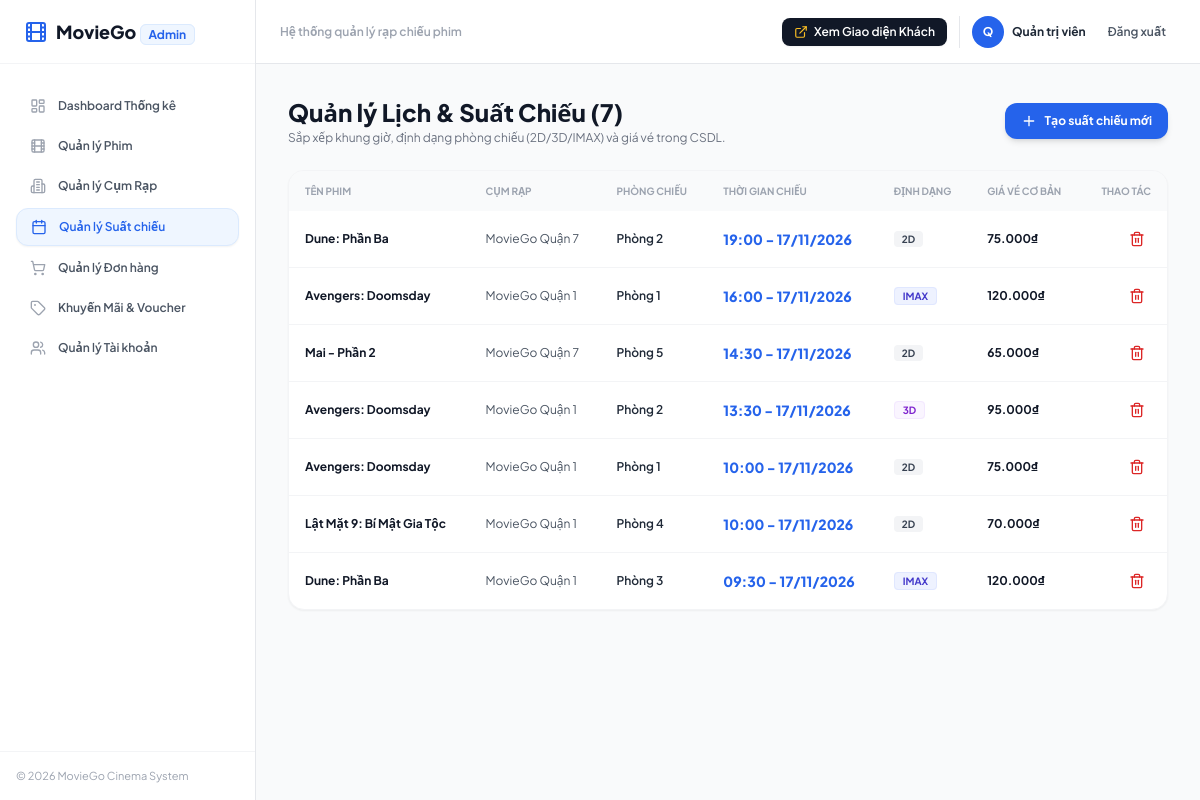
The page /admin/cinema/showtimes (signed in) on the database its author committed.
### tables this page shows
CREATE TABLE users (
  id             INT UNSIGNED AUTO_INCREMENT PRIMARY KEY,
  full_name      VARCHAR(100) NOT NULL,
  email          VARCHAR(150) NOT NULL UNIQUE,
  phone          VARCHAR(20)  NULL,
  password_hash  VARCHAR(255) NOT NULL,
  role           ENUM('customer','admin') NOT NULL DEFAULT 'customer',
  points_balance INT UNSIGNED NOT NULL DEFAULT 0,
  total_spent    BIGINT UNSIGNED NOT NULL DEFAULT 0,
  created_at     TIMESTAMP NOT NULL DEFAULT CURRENT_TIMESTAMP
);

CREATE TABLE showtimes (
  id         INT UNSIGNED AUTO_INCREMENT PRIMARY KEY,
  movie_id   INT UNSIGNED NOT NULL,
  screen_id  INT UNSIGNED NOT NULL,
  starts_at  DATETIME NOT NULL,
  format     ENUM('2D','3D','IMAX') NOT NULL DEFAULT '2D',
  base_price INT UNSIGNED NOT NULL COMMENT 'giá ghế thường (VNĐ)',
  INDEX idx_show_movie (movie_id, starts_at),
  INDEX idx_show_screen (screen_id, starts_at),
  FOREIGN KEY (movie_id)  REFERENCES movies(id)  ON DELETE CASCADE,
  FOREIGN KEY (screen_id) REFERENCES screens(id) ON DELETE CASCADE
);

CREATE TABLE movies (
  id           INT UNSIGNED AUTO_INCREMENT PRIMARY KEY,
  title        VARCHAR(200) NOT NULL,
  poster       VARCHAR(500) NULL,
  backdrop     VARCHAR(500) NULL,
  trailer_url  VARCHAR(500) NULL,
  description  TEXT NULL,
  duration     SMALLINT UNSIGNED NOT NULL COMMENT 'phút',
  rating       DECIMAL(3,1) NOT NULL DEFAULT 0.0 COMMENT 'thang 10',
  age_rating   VARCHAR(10) NOT NULL DEFAULT 'P' COMMENT 'P, T13, T16, T18',
  release_date DATE NULL,
  director     VARCHAR(150) NULL,
  cast_list    VARCHAR(500) NULL COMMENT 'diễn viên, cách nhau bằng dấu phẩy',
  language     VARCHAR(100) NULL,
  status       ENUM('now_showing','coming_soon','stopped') NOT NULL DEFAULT 'coming_soon',
  created_at   TIMESTAMP NOT NULL DEFAULT CURRENT_TIMESTAMP,
  INDEX idx_movies_status (status)
);

CREATE TABLE cinemas (
  id      INT UNSIGNED AUTO_INCREMENT PRIMARY KEY,
  name    VARCHAR(120) NOT NULL,
  address VARCHAR(255) NOT NULL,
  city    VARCHAR(60)  NOT NULL,
  phone   VARCHAR(20)  NULL
);

CREATE TABLE screens (
  id        INT UNSIGNED AUTO_INCREMENT PRIMARY KEY,
  cinema_id INT UNSIGNED NOT NULL,
  name      VARCHAR(50) NOT NULL COMMENT 'Phòng 1, Phòng 2...',
  UNIQUE KEY uq_screen (cinema_id, name),
  FOREIGN KEY (cinema_id) REFERENCES cinemas(id) ON DELETE CASCADE
);

### app/Controllers/AdminCinemaController.php (called while the page is built, shortened)
<?php
class AdminCinemaController
{
    public function showtimes()
    {
        $pdo = Database::pdo();
        $showtimes = $pdo->query(
            "SELECT s.*, m.title AS movie_title, c.name AS cinema_name, sc.name AS screen_name
             FROM showtimes s
             JOIN movies m ON m.id = s.movie_id
             JOIN screens sc ON sc.id = s.screen_id
             JOIN cinemas c ON c.id = sc.cinema_id
             ORDER BY s.starts_at DESC"
        )->fetchAll();
        return view('admin/cinema/showtimes', compact('showtimes', 'moviesList', 'screensList', 'msg'));
    }
}

### app/Config/database.php (called while the page is built)
<?php
return [
    'host'    => '127.0.0.1',
    'port'    => 3306,
    'name'    => 'cinema_db',
    'user'    => 'root',
    'pass'    => '',
    'charset' => 'utf8mb4',
];

### app/Core/Database.php (called while the page is built, shortened)
<?php
class Database
{
    private static ?PDO $pdo = null;
    public static function pdo(): PDO
    {
        if (self::$pdo === null) {
            $c   = require __DIR__ . '/../Config/database.php';
            $dsn = "mysql:host={$c['host']};port={$c['port']};dbname={$c['name']};charset={$c['charset']}";
            self::$pdo = new PDO($dsn, $c['user'], $c['pass'], [
                PDO::ATTR_ERRMODE            => PDO::ERRMODE_EXCEPTION,
                PDO::ATTR_DEFAULT_FETCH_MODE => PDO::FETCH_ASSOC,
                PDO::ATTR_EMULATE_PREPARES   => false,
            ]);
        }
        return self::$pdo;
    }
}

### app/Core/helpers.php (called while the page is built, shortened)
<?php
function currentUser(): ?array
{
    try {
        $st = \App\Core\Database::pdo()->prepare('SELECT id, full_name, email, phone, role, points_balance, total_spent FROM users WHERE id = ? LIMIT 1');
        $st->execute([$_SESSION['user']['id']]);
        $u = $st->fetch();
        if ($u) {
            return $u;
        }
    } catch (\Throwable $e) {}
    return $_SESSION['user'] ?? null;
}
function isAdmin(): bool
{
    return (currentUser()['role'] ?? '') === 'admin';
}
function first_letter_upper(string $s): string
{
    if (!preg_match('/^./us', $s, $m)) {
        return '?';
    }
    return function_exists('mb_strtoupper') ? mb_strtoupper($m[0]) : strtoupper($m[0]);
}

### app/Views/admin/cinema/showtimes.php (the view, shortened to what this page needs)
<?php
$activeMenu = 'showtimes';
include __DIR__ . '/layouts/sidebar.php';
$showtimes   = $showtimes ?? [];
?>
<div class="space-y-6">
  <div class="flex flex-col sm:flex-row sm:items-center sm:justify-between gap-4">
    <div>
      <h1 class="text-xl sm:text-2xl font-black text-gray-900">Quản lý Lịch & Suất Chiếu (<?= count($showtimes) ?>)</h1>
      <p class="text-xs text-gray-500 mt-0.5">Sắp xếp khung giờ, định dạng phòng chiếu (2D/3D/IMAX) và giá vé trong CSDL.</p>
    </div>
    <button type="button" onclick="openShowtimeModal()" class="inline-flex items-center gap-2 px-4 py-2.5 rounded-xl bg-blue-600 hover:bg-blue-700 text-white font-bold text-xs shadow-md transition-colors">
      <i data-lucide="plus" class="w-4 h-4"></i> Tạo suất chiếu mới
    </button>
  </div>
  <div class="bg-white rounded-2xl border border-gray-100 shadow-sm overflow-hidden">
    <div class="overflow-x-auto">
      <table class="w-full text-left text-xs">
        <thead class="bg-gray-50 text-gray-400 font-bold uppercase text-[10px]">
          <tr>
            <th class="py-3 px-4">Tên phim</th>
            <th class="py-3 px-4">Cụm rạp</th>
            <th class="py-3 px-4">Phòng chiếu</th>
            <th class="py-3 px-4">Thời gian chiếu</th>
            <th class="py-3 px-4">Định dạng</th>
            <th class="py-3 px-4">Giá vé cơ bản</th>
            <th class="py-3 px-4 text-right">Thao tác</th>
          </tr>
        </thead>
        <tbody class="divide-y divide-gray-100">
          <?php foreach ($showtimes as $st): ?>
            <tr class="hover:bg-gray-50/80 transition-colors">
              <td class="py-3.5 px-4 font-bold text-gray-900"><?= htmlspecialchars($st['movie_title']) ?></td>
              <td class="py-3.5 px-4 text-gray-600"><?= htmlspecialchars($st['cinema_name']) ?></td>
              <td class="py-3.5 px-4 font-semibold text-gray-800"><?= htmlspecialchars($st['screen_name']) ?></td>
              <td class="py-3.5 px-4 font-black text-blue-600 text-sm">
                <?= date('H:i - d/m/Y', strtotime($st['starts_at'])) ?>
              </td>
              <td class="py-3.5 px-4">
                <span class="px-2 py-0.5 rounded text-[10px] font-bold <?= $st['format'] === 'IMAX' ? 'bg-indigo-50 text-indigo-700 border border-indigo-100' : ($st['format'] === '3D' ? 'bg-purple-50 text-purple-700 border border-purple-100' : 'bg-gray-100 text-gray-700') ?>">
                  <?= htmlspecialchars($st['format']) ?>
                </span>
              </td>
              <td class="py-3.5 px-4 font-bold text-gray-900"><?= number_format($st['base_price'], 0, ',', '.') ?>₫</td>
              <td class="py-3.5 px-4 text-right">
                <form method="post" action="/admin/cinema/showtimes" class="inline" onsubmit="return confirm('Bạn có chắc chắn muốn xóa suất chiếu này?');">
                  <button type="submit" class="p-1.5 rounded-lg text-red-600 hover:bg-red-50 transition-colors" title="Xóa suất chiếu">
                    <i data-lucide="trash-2" class="w-4 h-4"></i>
                  </button>
                </form>
              </td>
            </tr>
          <?php endforeach; ?>
        </tbody>
      </table>
    </div>
  </div>
</div>
<?php include __DIR__ . '/layouts/footer.php'; ?>

### app/Views/admin/cinema/layouts/sidebar.php (shortened to what this page needs)
<?php
$activeMenu = $activeMenu ?? 'dashboard';
$h = fn($v) => htmlspecialchars((string) $v, ENT_QUOTES, 'UTF-8');
$menuItems = [
  'dashboard'  => ['Dashboard Thống kê', '/admin/cinema',           'layout-dashboard'],
  'movies'     => ['Quản lý Phim',        '/admin/cinema/movies',    'film'],
  'cinemas'    => ['Quản lý Cụm Rạp',     '/admin/cinema/cinemas',   'building-2'],
  'showtimes'  => ['Quản lý Suất chiếu',  '/admin/cinema/showtimes',  'calendar'],
  'orders'     => ['Quản lý Đơn hàng',    '/admin/cinema/orders',     'shopping-cart'],
  'promotions' => ['Khuyến Mãi & Voucher','/admin/cinema/promotions', 'tag'],
  'users'      => ['Quản lý Tài khoản',   '/admin/cinema/users',      'users'],
];
?>
<!DOCTYPE html>
<html lang="vi">
<head>
  <script src="https://cdn.tailwindcss.com"></script>
</head>
<body class="bg-gray-50 text-gray-800 antialiased min-h-screen">
<div class="flex h-screen overflow-hidden">
  <aside id="admin-sidebar" class="w-64 bg-white border-r border-gray-200 flex flex-col shrink-0 transition-transform duration-200 fixed lg:static inset-y-0 left-0 z-30 -translate-x-full lg:translate-x-0">
    <div class="h-16 flex items-center justify-between px-6 border-b border-gray-100">
      <a href="/admin/cinema" class="flex items-center gap-2 font-black text-lg text-gray-900">
        <i data-lucide="film" class="w-6 h-6 text-blue-600"></i>
        <span>MovieGo <span class="text-xs text-blue-600 font-bold bg-blue-50 px-2 py-0.5 rounded-md border border-blue-100">Admin</span></span>
      </a>
    </div>
    <nav class="flex-1 px-4 py-6 space-y-1 overflow-y-auto">
      <?php foreach ($menuItems as $key => [$label, $url, $icon]):
        $isActive = ($activeMenu === $key);
      ?>
        <a href="<?= $url ?>" class="flex items-center gap-3 px-3.5 py-2.5 rounded-xl text-xs font-semibold transition-all <?= $isActive ? 'bg-blue-50 text-blue-600 shadow-sm border border-blue-100' : 'text-gray-600 hover:bg-gray-50 hover:text-gray-900' ?>">
          <i data-lucide="<?= $icon ?>" class="w-4 h-4 <?= $isActive ? 'text-blue-600' : 'text-gray-400' ?>"></i>
          <span><?= $label ?></span>
        </a>
      <?php endforeach; ?>
    </nav>
    <div class="p-4 border-t border-gray-100 text-[11px] text-gray-400">
      <p>© <?= date('Y') ?> MovieGo Cinema System</p>
    </div>
  </aside>
  <div class="flex-1 flex flex-col min-w-0 overflow-y-auto">
    <header class="h-16 bg-white border-b border-gray-200 flex items-center justify-between px-4 sm:px-6 shrink-0 sticky top-0 z-10">
      <div class="flex items-center gap-3">
        <span class="text-xs font-semibold text-gray-400 hidden sm:inline">Hệ thống quản lý rạp chiếu phim</span>
      </div>
      <div class="flex items-center gap-3">
        <a href="/cinema" class="inline-flex items-center gap-1.5 px-3 py-1.5 rounded-lg bg-gray-900 hover:bg-gray-800 text-white text-xs font-semibold shadow-sm transition-colors">
          <i data-lucide="external-link" class="w-3.5 h-3.5 text-amber-400"></i>
          <span>Xem Giao diện Khách</span>
        </a>
        <?php $__a = $_SESSION['user'] ?? null; $__name = $__a['full_name'] ?? 'Quản Trị Viên'; ?>
        <div class="flex items-center gap-2 pl-3 border-l border-gray-200">
          <div class="w-8 h-8 rounded-full bg-blue-600 text-white font-bold flex items-center justify-center text-xs">
            <?= $h(function_exists('first_letter_upper') ? first_letter_upper($__name) : 'A') ?>
          </div>
          <span class="text-xs font-bold text-gray-800 hidden sm:inline"><?= $h($__name) ?></span>
          <form method="post" action="/admin/logout" class="inline">
            <button type="submit" class="ml-1 px-2.5 py-1.5 rounded-lg text-xs font-semibold text-gray-600 hover:bg-gray-100 hover:text-red-600 transition-colors">Đăng xuất</button>
          </form>
        </div>
      </div>
    </header>
    <main class="p-4 sm:p-6 lg:p-8 flex-1">

### app/Views/admin/cinema/layouts/sidebar.php (style rules this page uses)
body { font-family: 'Plus Jakarta Sans', system-ui, -apple-system, sans-serif; }

### rows shown on the page
users: full_name "Q", full_name "Quản trị viên"
showtimes: movie.title "Dune: Phần Ba", cinemas.name "MovieGo Quận 7", screen.name "Phòng 2", starts_at "19:00 - 17/11/2026", format "2D", base_price "75.000"
showtimes: movie.title "Avengers: Doomsday", cinemas.name "MovieGo Quận 1", screen.name "Phòng 1", starts_at "16:00 - 17/11/2026", format "IMAX", base_price "120.000"
showtimes: movie.title "Mai - Phần 2", cinemas.name "MovieGo Quận 7", screen.name "Phòng 5", starts_at "14:30 - 17/11/2026", format "2D", base_price "65.000"
showtimes: movie.title "Avengers: Doomsday", cinemas.name "MovieGo Quận 1", screen.name "Phòng 2", starts_at "13:30 - 17/11/2026", format "3D", base_price "95.000"
showtimes: movie.title "Avengers: Doomsday", cinemas.name "MovieGo Quận 1", screen.name "Phòng 1", starts_at "10:00 - 17/11/2026", format "2D", base_price "75.000"
showtimes: movie.title "Lật Mặt 9: Bí Mật Gia Tộc", cinemas.name "MovieGo Quận 1", screen.name "Phòng 4", starts_at "10:00 - 17/11/2026", format "2D", base_price "70.000"
showtimes: movie.title "Dune: Phần Ba", cinemas.name "MovieGo Quận 1", screen.name "Phòng 3", starts_at "09:30 - 17/11/2026", format "IMAX", base_price "120.000"

### other values the page prints
$label "Dashboard Thống kê"
$label "Quản lý Phim"
$label "Quản lý Cụm Rạp"
$label "Quản lý Suất chiếu"
$label "Quản lý Đơn hàng"
$label "Khuyến Mãi & Voucher"
$label "Quản lý Tài khoản"
count($showtimes) "7"
